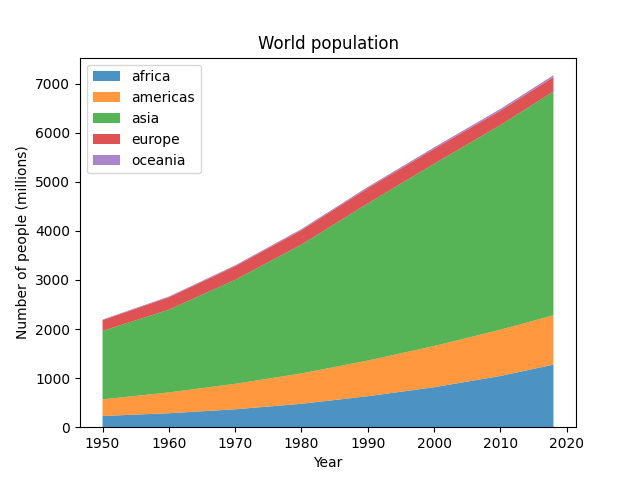

Here is the Python script that generated this plot:
import numpy as np
import matplotlib.pyplot as plt

# data from United Nations World Population Prospects (Revision 2019)
# https://population.un.org/wpp/, license: CC BY 3.0 IGO
year = [1950, 1960, 1970, 1980, 1990, 2000, 2010, 2018]
population_by_continent = {
    'africa': [228, 284, 365, 477, 631, 814, 1044, 1275],
    'americas': [340, 425, 519, 619, 727, 840, 943, 1006],
    'asia': [1394, 1686, 2120, 2625, 3202, 3714, 4169, 4560],
    'europe': [220, 253, 276, 295, 310, 303, 294, 293],
    'oceania': [12, 15, 19, 22, 26, 31, 36, 39],
}

fig, ax = plt.subplots()
ax.stackplot(year, population_by_continent.values(),
             labels=population_by_continent.keys(), alpha=0.8)
ax.legend(loc='upper left')
ax.set_title('World population')
ax.set_xlabel('Year')
ax.set_ylabel('Number of people (millions)')

plt.savefig('stacked_test.png')